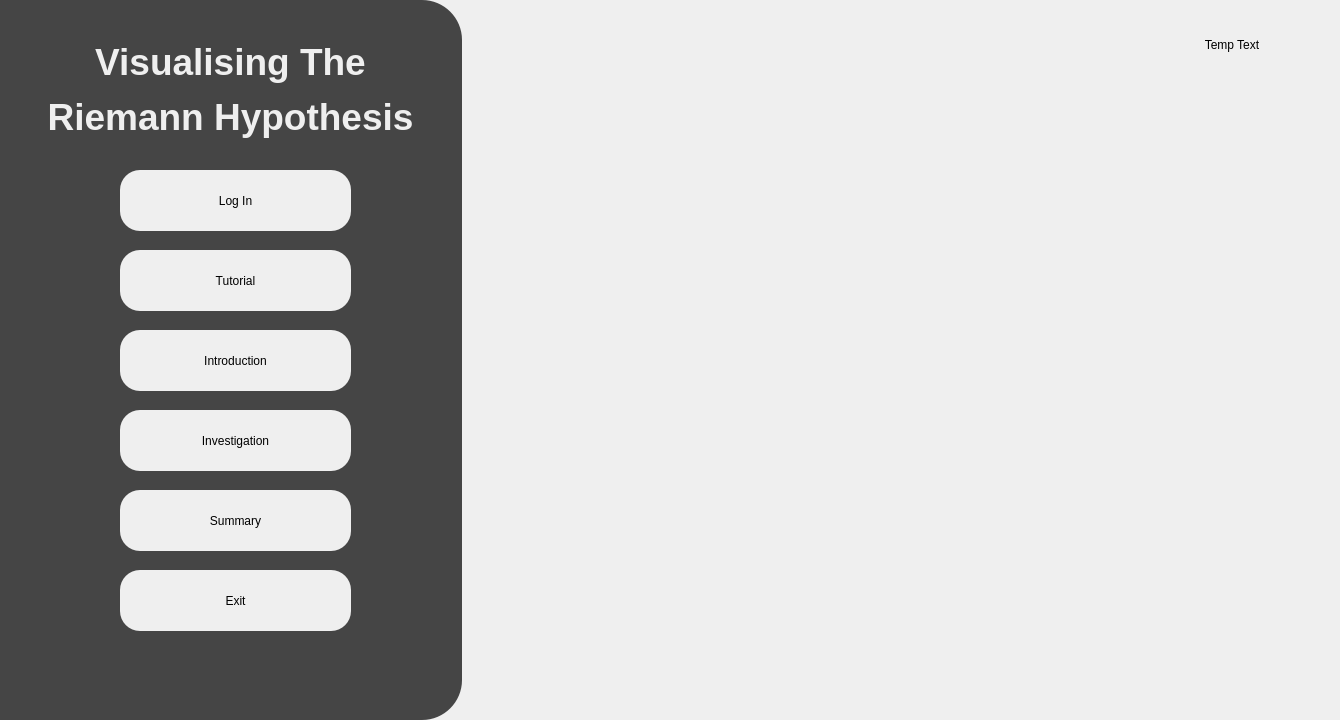
<?xml version="1.0" encoding="UTF-8"?>
<ui version="4.0">
 <class>MainMenu</class>
 <widget class="QDialog" name="MainMenu">
  <property name="enabled">
   <bool>true</bool>
  </property>
  <property name="geometry">
   <rect>
    <x>0</x>
    <y>0</y>
    <width>1340</width>
    <height>720</height>
   </rect>
  </property>
  <property name="sizePolicy">
   <sizepolicy hsizetype="Expanding" vsizetype="Expanding">
    <horstretch>0</horstretch>
    <verstretch>0</verstretch>
   </sizepolicy>
  </property>
  <property name="windowTitle">
   <string>Visualing The Riemann Hypothesis - Main Menu</string>
  </property>
  <widget class="QWidget" name="MainWidget" native="true">
   <property name="geometry">
    <rect>
     <x>0</x>
     <y>0</y>
     <width>1340</width>
     <height>720</height>
    </rect>
   </property>
   <property name="sizePolicy">
    <sizepolicy hsizetype="Expanding" vsizetype="Expanding">
     <horstretch>0</horstretch>
     <verstretch>0</verstretch>
    </sizepolicy>
   </property>
   <widget class="QWidget" name="SideWidget" native="true">
    <property name="geometry">
     <rect>
      <x>-50</x>
      <y>0</y>
      <width>512</width>
      <height>720</height>
     </rect>
    </property>
    <property name="styleSheet">
     <string notr="true">background-color:rgb(69, 69, 69) ;
border-radius:40px;</string>
    </property>
    <widget class="QLabel" name="Title">
     <property name="geometry">
      <rect>
       <x>90</x>
       <y>30</y>
       <width>381</width>
       <height>121</height>
      </rect>
     </property>
     <property name="styleSheet">
      <string notr="true">font: 36pt &quot;Sans Serif&quot;; color:rgb(239, 239, 239)</string>
     </property>
     <property name="text">
      <string>&lt;html&gt;&lt;head/&gt;&lt;body&gt;&lt;p align=&quot;center&quot;&gt;&lt;span style=&quot; font-size:28pt; font-weight:600;&quot;&gt;Visualising The&lt;/span&gt;&lt;/p&gt;&lt;p align=&quot;center&quot;&gt;&lt;span style=&quot; font-size:28pt; font-weight:600;&quot;&gt;Riemann Hypothesis&lt;/span&gt;&lt;/p&gt;&lt;/body&gt;&lt;/html&gt;</string>
     </property>
    </widget>
    <widget class="QPushButton" name="InvestigationButton">
     <property name="geometry">
      <rect>
       <x>170</x>
       <y>410</y>
       <width>231</width>
       <height>61</height>
      </rect>
     </property>
     <property name="cursor">
      <cursorShape>PointingHandCursor</cursorShape>
     </property>
     <property name="styleSheet">
      <string notr="true">background-color: rgb(239, 239, 239);
border-radius:20px;
font: 18pt &quot;Sans Serif&quot;;</string>
     </property>
     <property name="text">
      <string>Investigation</string>
     </property>
    </widget>
    <widget class="QPushButton" name="LogInButton">
     <property name="geometry">
      <rect>
       <x>170</x>
       <y>170</y>
       <width>231</width>
       <height>61</height>
      </rect>
     </property>
     <property name="cursor">
      <cursorShape>PointingHandCursor</cursorShape>
     </property>
     <property name="styleSheet">
      <string notr="true">background-color: rgb(239, 239, 239);
border-radius:20px;
font: 18pt &quot;Sans Serif&quot;;</string>
     </property>
     <property name="text">
      <string>Log In</string>
     </property>
     <property name="checkable">
      <bool>false</bool>
     </property>
     <property name="checked">
      <bool>false</bool>
     </property>
    </widget>
    <widget class="QPushButton" name="TutorialButton">
     <property name="geometry">
      <rect>
       <x>170</x>
       <y>250</y>
       <width>231</width>
       <height>61</height>
      </rect>
     </property>
     <property name="cursor">
      <cursorShape>PointingHandCursor</cursorShape>
     </property>
     <property name="styleSheet">
      <string notr="true">background-color: rgb(239, 239, 239);
border-radius:20px;
font: 18pt &quot;Sans Serif&quot;;</string>
     </property>
     <property name="text">
      <string>Tutorial</string>
     </property>
    </widget>
    <widget class="QPushButton" name="IntroductionButton">
     <property name="geometry">
      <rect>
       <x>170</x>
       <y>330</y>
       <width>231</width>
       <height>61</height>
      </rect>
     </property>
     <property name="cursor">
      <cursorShape>PointingHandCursor</cursorShape>
     </property>
     <property name="styleSheet">
      <string notr="true">background-color: rgb(239, 239, 239);
border-radius:20px;
font: 18pt &quot;Sans Serif&quot;;</string>
     </property>
     <property name="text">
      <string>Introduction</string>
     </property>
    </widget>
    <widget class="QPushButton" name="SummaryButton">
     <property name="geometry">
      <rect>
       <x>170</x>
       <y>490</y>
       <width>231</width>
       <height>61</height>
      </rect>
     </property>
     <property name="cursor">
      <cursorShape>PointingHandCursor</cursorShape>
     </property>
     <property name="styleSheet">
      <string notr="true">background-color: rgb(239, 239, 239);
border-radius:20px;
font: 18pt &quot;Sans Serif&quot;;</string>
     </property>
     <property name="text">
      <string>Summary</string>
     </property>
    </widget>
    <widget class="QPushButton" name="ExitButton">
     <property name="geometry">
      <rect>
       <x>170</x>
       <y>570</y>
       <width>231</width>
       <height>61</height>
      </rect>
     </property>
     <property name="cursor">
      <cursorShape>PointingHandCursor</cursorShape>
     </property>
     <property name="styleSheet">
      <string notr="true">background-color: rgb(239, 239, 239);
border-radius:20px;
font: 18pt &quot;Sans Serif&quot;;</string>
     </property>
     <property name="text">
      <string>Exit</string>
     </property>
    </widget>
   </widget>
   <widget class="QLabel" name="BackgroundImage">
    <property name="geometry">
     <rect>
      <x>0</x>
      <y>0</y>
      <width>1340</width>
      <height>720</height>
     </rect>
    </property>
    <property name="sizePolicy">
     <sizepolicy hsizetype="Expanding" vsizetype="Expanding">
      <horstretch>0</horstretch>
      <verstretch>0</verstretch>
     </sizepolicy>
    </property>
    <property name="text">
     <string/>
    </property>
    <property name="pixmap">
     <pixmap>../media/zeta-graph.jpg</pixmap>
    </property>
    <property name="scaledContents">
     <bool>true</bool>
    </property>
   </widget>
   <widget class="QLabel" name="LoginLabel">
    <property name="geometry">
     <rect>
      <x>1140</x>
      <y>20</y>
      <width>181</width>
      <height>51</height>
     </rect>
    </property>
    <property name="styleSheet">
     <string notr="true">background-color: rgb(239, 239, 239);
border-radius:20px;
font: 15pt &quot;Sans Serif&quot;;
padding:3px;</string>
    </property>
    <property name="text">
     <string>&lt;html&gt;&lt;head/&gt;&lt;body&gt;&lt;p align=&quot;center&quot;&gt;Temp Text&lt;/p&gt;&lt;/body&gt;&lt;/html&gt;</string>
    </property>
   </widget>
   <zorder>BackgroundImage</zorder>
   <zorder>SideWidget</zorder>
   <zorder>LoginLabel</zorder>
  </widget>
 </widget>
 <resources/>
 <connections/>
</ui>
